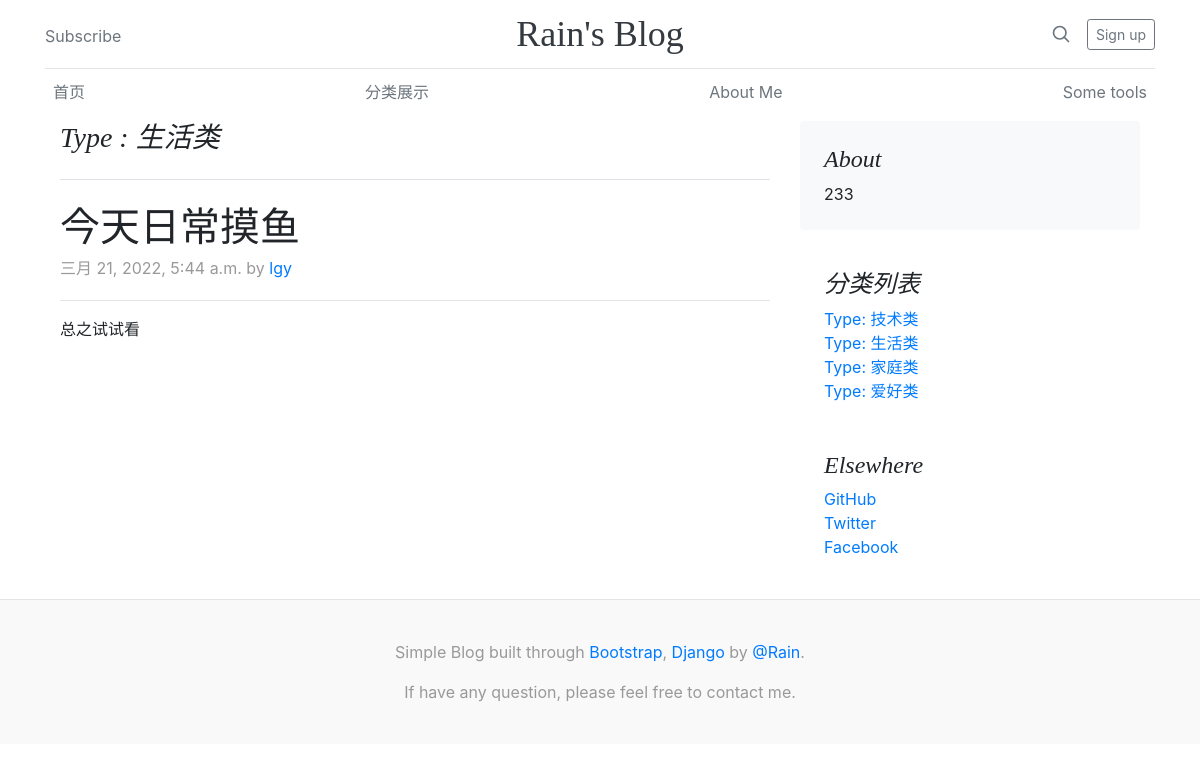
The app's page /blog/2/ with its own data.
### lgy_blog/models.py (models this page shows, shortened)
class Blog(models.Model):
    blog_type = models.SmallIntegerField(blank=False, choices=BlogType, verbose_name=u'博客类型')
    blog_title = models.CharField(blank=False, max_length=250, verbose_name= u'博客标题', unique=True)
    blog_simple_text = models.CharField(blank=False, max_length=250, verbose_name= u'博客简介',default='233')
    blog_text = models.TextField(blank=False, max_length=2048, verbose_name= u'博客内容')
    creator = models.ForeignKey(User, verbose_name=u'创建人', null=True, on_delete=models.SET_NULL)
    created_date = models.DateTimeField(verbose_name=u'创建日期', default=datetime.now)
    modified_date = models.DateTimeField(verbose_name=u'修改日期', default=datetime.now)
    click_nums = models.IntegerField(verbose_name=u'点击量',default=0)
    class Meta:
        verbose_name = u'个人博客'
        verbose_name_plural = verbose_name

### lgy_blog/views.py (the view)
# urls.py: url(r"^blog/(?P<blog_id>\d)/$", views.detail_page, name=u'详情页'),
def detail_page(request, blog_id):
    try:
        blog_detail = Blog.objects.get(pk=blog_id)
        blog_detail.blog_type = BlogType[blog_detail.blog_type][1]
    except Blog.DoesNotExist:
        raise Http404(u'页面不存在')
    return render(request,'detail_page.html',{'blog_detail': blog_detail, 'type_list': BlogType})

### templates/detail_page.html
{% extends 'base.html' %}
{% block content %}
    {% if blog_detail %}
        <main role="main" class="container">
            <div class="row">
                <div class="col-md-8 blog-main">
                    <h3 class="pb-4 mb-4 font-italic border-bottom">
                        Type : {{ blog_detail.blog_type }}
                    </h3>
                    <div class="blog-post">
                        <h2 class="blog-post-title">{{ blog_detail.blog_title}}</h2>
                        <p class="blog-post-meta">{{ blog_detail.created_date}} by <a href="#">{{ blog_detail.creator }}</a></p>
                        <hr>
                        <blockquote>
                            <p>{{ blog_detail.blog_text }}</p>
                        </blockquote>
                    </div>
                </div>
                <aside class="col-md-4 blog-sidebar">
                    <div class="p-4 mb-3 bg-light rounded">
                        <h4 class="font-italic">About</h4>
                        <p class="mb-0">{{ blog_detail.blog_simple_text }}</p>
                    </div>
                    <div class="p-4">
                        <h4 class="font-italic">分类列表</h4>
                        <ol class="list-unstyled mb-0">
                            {% if type_list %}
                                {% for type in type_list %}
                                    <li><a href="/type/{{ type.0 }}">Type: {{ type.1 }}</a></li>
                                {% endfor %}
                            {% endif %}
                        </ol>
                    </div>
                    <div class="p-4">
                        <h4 class="font-italic">Elsewhere</h4>
                        <ol class="list-unstyled">
                            <li><a href="https://github.com">GitHub</a></li>
                            <li><a href="https://twitter.com">Twitter</a></li>
                            <li><a href="https://facebook.com">Facebook</a></li>
                        </ol>
                    </div>
                </aside>
            </div>
        </main>
    {% endif %}
{% endblock %}

### static/css/blog.css (style rules this page uses)
h1, h2, h3, h4, h5, h6 { font-family: "Playfair Display", Georgia, "Times New Roman", serif; }
.blog-post { margin-bottom: 4rem; }
.blog-post-title { margin-bottom: .25rem; font-size: 2.5rem; }
.blog-post-meta { margin-bottom: 1.25rem; color: #999; }

### records on screen
Blog: blog_type "生活类", blog_title "今天日常摸鱼", created_date "三月 21, 2022, 5:44 a.m.", creator "lgy", blog_text "总之试试看", blog_simple_text "233", blog_type "生活类"

### other values on screen
{{ type.1 }} "技术类" "家庭类" "爱好类"
